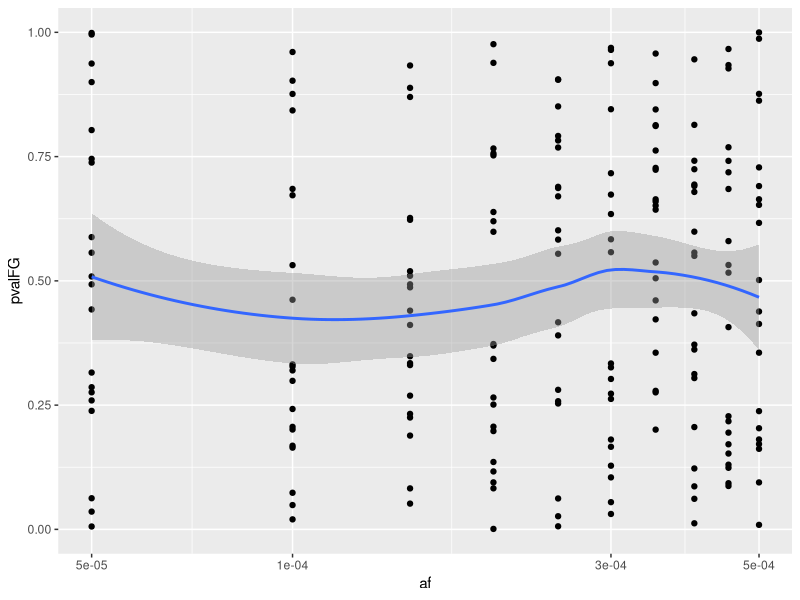
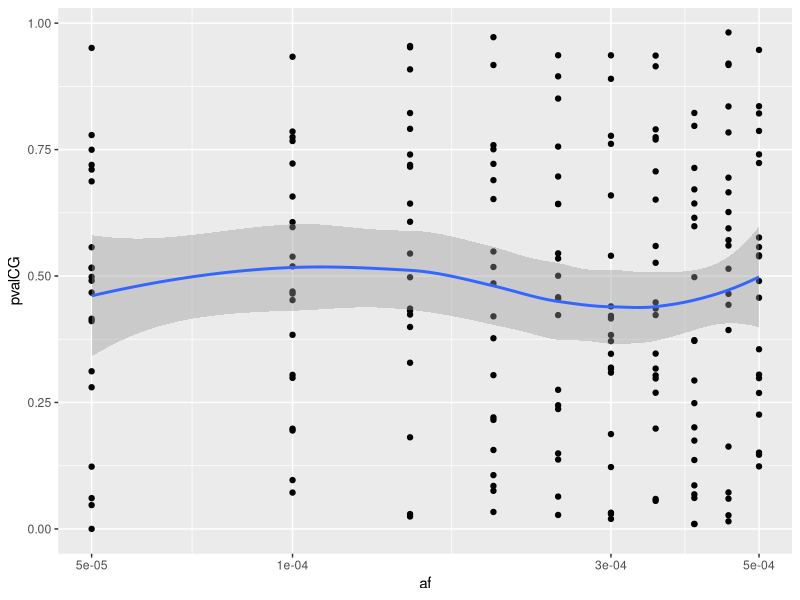

Here is the R script that generated these plots, in order:
## ---- chunk 1
library(dplyr)
library(tidyr)
library(ggplot2)
## ---- chunk 2
# adapted from https://github.com/MRCIEU/mrtwin_power/blob/master/scripts/sib_mr_functions.r
# 3 sibs per family
# skewed phenotype
make_families <- function(af, nfam) {
	nsnp <- length(af)
	dads <- matrix(0, nfam, nsnp)
	mums <- matrix(0, nfam, nsnp)
	sibs1 <- matrix(0, nfam, nsnp)
	sibs2 <- matrix(0, nfam, nsnp)
    sibs3 <- matrix(0, nfam, nsnp)
	for(i in 1:nsnp)
	{
		dad1 <- rbinom(nfam, 1, af[i]) + 1
		dad2 <- (rbinom(nfam, 1, af[i]) + 1) * -1
		mum1 <- rbinom(nfam, 1, af[i]) + 1
		mum2 <- (rbinom(nfam, 1, af[i]) + 1) * -1

		dadindex <- sample(c(TRUE, FALSE), nfam, replace=TRUE)
		dadh <- rep(NA, nfam)
		dadh[dadindex] <- dad1[dadindex]
		dadh[!dadindex] <- dad2[!dadindex]

		mumindex <- sample(c(TRUE, FALSE), nfam, replace=TRUE)
		mumh <- rep(NA, nfam)
		mumh[mumindex] <- mum1[mumindex]
		mumh[!mumindex] <- mum2[!mumindex]

		sib1 <- cbind(dadh, mumh)

		dadindex <- sample(c(TRUE, FALSE), nfam, replace=TRUE)
		dadh <- rep(NA, nfam)
		dadh[dadindex] <- dad1[dadindex]
		dadh[!dadindex] <- dad2[!dadindex]

		mumindex <- sample(c(TRUE, FALSE), nfam, replace=TRUE)
		mumh <- rep(NA, nfam)
		mumh[mumindex] <- mum1[mumindex]
		mumh[!mumindex] <- mum2[!mumindex]

		sib2 <- cbind(dadh, mumh)

		dadindex <- sample(c(TRUE, FALSE), nfam, replace=TRUE)
		dadh <- rep(NA, nfam)
		dadh[dadindex] <- dad1[dadindex]
		dadh[!dadindex] <- dad2[!dadindex]

		mumindex <- sample(c(TRUE, FALSE), nfam, replace=TRUE)
		mumh <- rep(NA, nfam)
		mumh[mumindex] <- mum1[mumindex]
		mumh[!mumindex] <- mum2[!mumindex]

		sib3 <- cbind(dadh, mumh)

		sibs1[,i] <- rowSums(abs(sib1) - 1)
		sibs2[,i] <- rowSums(abs(sib2) - 1)
		sibs3[,i] <- rowSums(abs(sib3) - 1)
		dads[,i] <- dad1 - 1 + abs(dad2) - 1
		mums[,i] <- mum1 - 1 + abs(mum2) - 1

	}

    sibs1 <- as_tibble(sibs1)
    sibs2 <- as_tibble(sibs2)
    sibs3 <- as_tibble(sibs3)
    sdat <- bind_rows(
        tibble(fid = 1:nfam, iid = paste0(1:nfam, "a"), sibs1),
        tibble(fid = 1:nfam, iid = paste0(1:nfam, "b"), sibs2),
        tibble(fid = 1:nfam, iid = paste0(1:nfam, "b"), sibs3)
    )
    sdat <- sdat %>% group_by(fid) %>%
        mutate(
            FG = mean(V1), 
            CG = FG - V1, 
            sex = rbinom(n(), 1, 0.5),
            phen = rbeta(n(), 1, 5)
        ) %>% 
        ungroup()

    return(sdat)
}
## ---- chunk 3
a <- make_families(0.01, 10000)
str(a)
summary(lm(phen ~ FG + CG, a))
## ---- chunk 4
param <- expand.grid(
    nsim = 1:20,
    af = c(seq(0.00005, 0.0005, by=0.00005)),
    pvalCG = NA,
    pvalFG = NA
)

res <- lapply(1:nrow(param), \(i) {
    a <- make_families(param$af[i], 10000)

    tryCatch({
        res <- summary(lm(phen ~ CG + FG + sex, a))
        p <- param[i, ]
        p$pvalCG <- res$coef[2,4]
        p$pvalFG <- res$coef[3,4]
    }, error = function(e) {
        return(NULL)
    })
    return(p)
}) %>% bind_rows()
## ---- chunk 5
ggplot(res, aes(x=af, y=pvalFG)) +
geom_point() +
geom_smooth() +
scale_x_log10()
## ---- chunk 6
ggplot(res, aes(x=af, y=pvalCG)) +
geom_point() +
geom_smooth() +
scale_x_log10()
## ---- chunk 7
sessionInfo()
